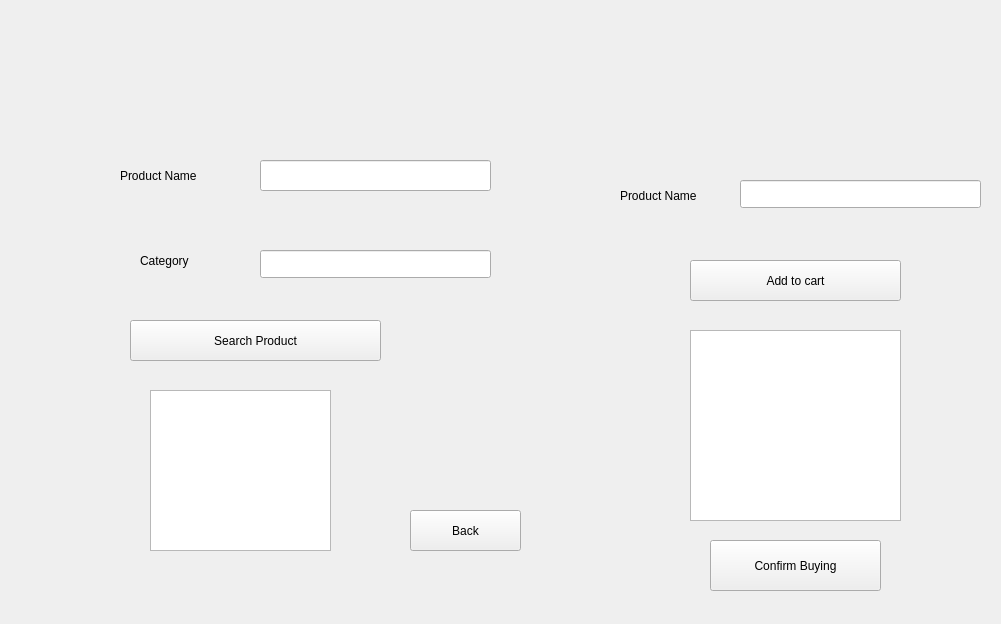
<?xml version="1.0" encoding="UTF-8"?>
<ui version="4.0">
 <class>customer</class>
 <widget class="QWidget" name="customer">
  <property name="geometry">
   <rect>
    <x>0</x>
    <y>0</y>
    <width>1001</width>
    <height>624</height>
   </rect>
  </property>
  <property name="windowTitle">
   <string>Form</string>
  </property>
  <widget class="QLabel" name="label">
   <property name="geometry">
    <rect>
     <x>120</x>
     <y>160</y>
     <width>111</width>
     <height>31</height>
    </rect>
   </property>
   <property name="text">
    <string>Product Name</string>
   </property>
  </widget>
  <widget class="QLabel" name="label_2">
   <property name="geometry">
    <rect>
     <x>140</x>
     <y>250</y>
     <width>71</width>
     <height>21</height>
    </rect>
   </property>
   <property name="text">
    <string>Category</string>
   </property>
  </widget>
  <widget class="QLabel" name="label_3">
   <property name="geometry">
    <rect>
     <x>620</x>
     <y>180</y>
     <width>121</width>
     <height>31</height>
    </rect>
   </property>
   <property name="text">
    <string>Product Name</string>
   </property>
  </widget>
  <widget class="QPushButton" name="pushButton">
   <property name="geometry">
    <rect>
     <x>130</x>
     <y>320</y>
     <width>251</width>
     <height>41</height>
    </rect>
   </property>
   <property name="text">
    <string>Search Product</string>
   </property>
  </widget>
  <widget class="QLineEdit" name="lineEdit">
   <property name="geometry">
    <rect>
     <x>260</x>
     <y>160</y>
     <width>231</width>
     <height>31</height>
    </rect>
   </property>
  </widget>
  <widget class="QLineEdit" name="lineEdit_2">
   <property name="geometry">
    <rect>
     <x>260</x>
     <y>250</y>
     <width>231</width>
     <height>28</height>
    </rect>
   </property>
  </widget>
  <widget class="QLineEdit" name="lineEdit_3">
   <property name="geometry">
    <rect>
     <x>740</x>
     <y>180</y>
     <width>241</width>
     <height>28</height>
    </rect>
   </property>
  </widget>
  <widget class="QPushButton" name="pushButton_2">
   <property name="geometry">
    <rect>
     <x>690</x>
     <y>260</y>
     <width>211</width>
     <height>41</height>
    </rect>
   </property>
   <property name="text">
    <string>Add to cart</string>
   </property>
  </widget>
  <widget class="QTextEdit" name="textEdit">
   <property name="geometry">
    <rect>
     <x>150</x>
     <y>390</y>
     <width>181</width>
     <height>161</height>
    </rect>
   </property>
  </widget>
  <widget class="QTextEdit" name="textEdit_2">
   <property name="geometry">
    <rect>
     <x>690</x>
     <y>330</y>
     <width>211</width>
     <height>191</height>
    </rect>
   </property>
  </widget>
  <widget class="QPushButton" name="Back2Button">
   <property name="geometry">
    <rect>
     <x>410</x>
     <y>510</y>
     <width>111</width>
     <height>41</height>
    </rect>
   </property>
   <property name="text">
    <string>Back</string>
   </property>
  </widget>
  <widget class="QPushButton" name="pushButton_4">
   <property name="geometry">
    <rect>
     <x>710</x>
     <y>540</y>
     <width>171</width>
     <height>51</height>
    </rect>
   </property>
   <property name="text">
    <string>Confirm Buying</string>
   </property>
  </widget>
 </widget>
 <resources/>
 <connections/>
</ui>
